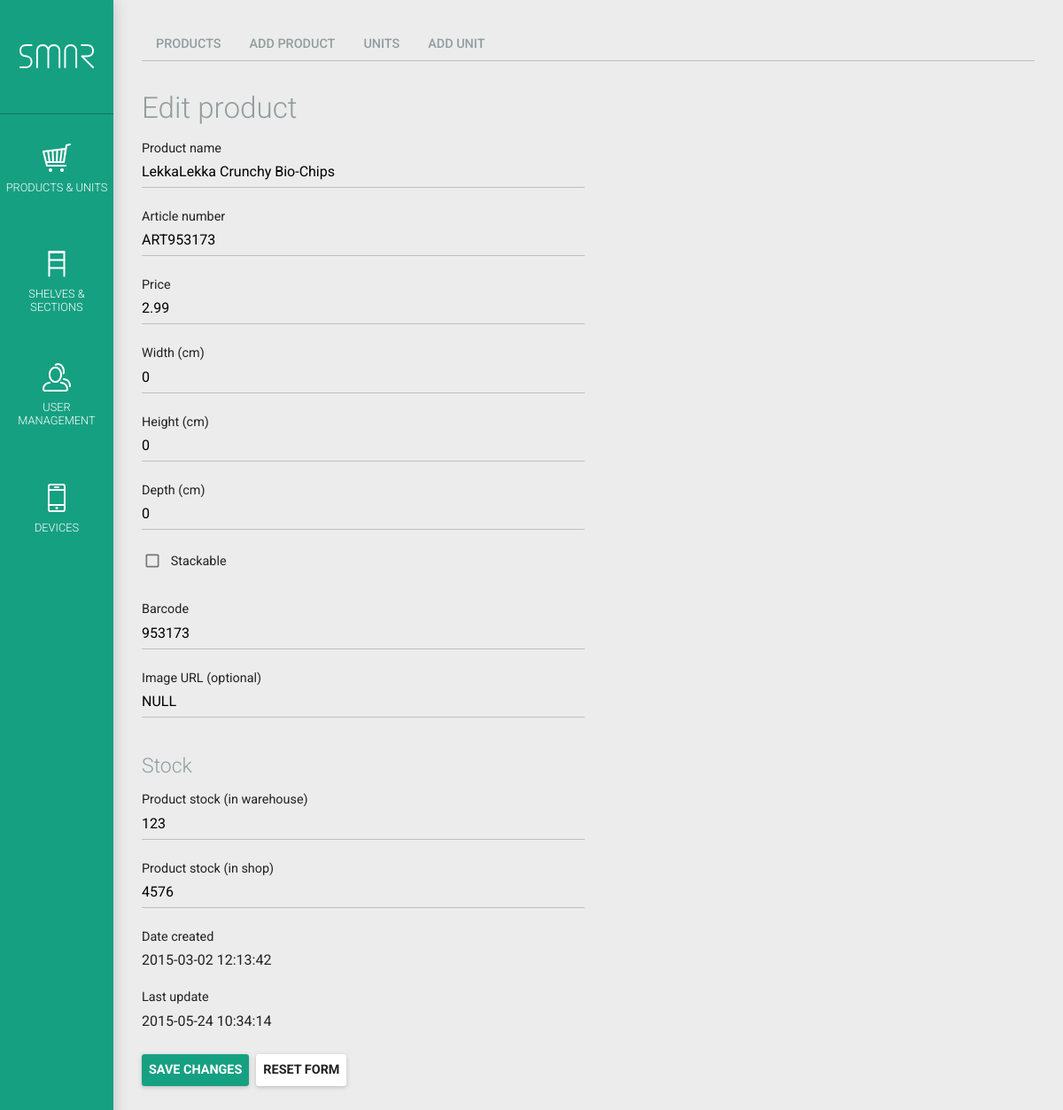
The app's page /index.php?page=products.php?subpage=editproduct&id=1 (signed in) with its own data.
### tables this page shows
CREATE TABLE IF NOT EXISTS `smar_stock` (
  `stock_id` int(10) unsigned NOT NULL AUTO_INCREMENT,
  `product_id` int(10) unsigned NOT NULL,
  `amount_warehouse` int(10) NOT NULL DEFAULT '0',
  `amount_shop` int(10) NOT NULL DEFAULT '0',
  `created` datetime DEFAULT NULL,
  `lastupdate` timestamp NOT NULL DEFAULT CURRENT_TIMESTAMP ON UPDATE CURRENT_TIMESTAMP,
  PRIMARY KEY (`stock_id`),
  UNIQUE KEY `product_id` (`product_id`)
);

CREATE TABLE IF NOT EXISTS `smar_product` (
  `product_id` int(10) unsigned NOT NULL AUTO_INCREMENT,
  `article_nr` varchar(30) DEFAULT NULL,
  `barcode` bigint(15) unsigned DEFAULT NULL,
  `name` varchar(100) DEFAULT NULL,
  `price` double NOT NULL DEFAULT '0',
	`size_x` int(3) unsigned NOT NULL DEFAULT '0',
  `size_y` int(3) NOT NULL DEFAULT '0',
  `size_z` int(3) NOT NULL DEFAULT '0',
	`stackable` tinyint(1) unsigned NOT NULL DEFAULT '0',
  `image` varchar(150) DEFAULT NULL,
  `created` datetime DEFAULT NULL,
  `lastupdate` timestamp NOT NULL DEFAULT CURRENT_TIMESTAMP ON UPDATE CURRENT_TIMESTAMP,
  PRIMARY KEY (`product_id`)
);

### _functions/_functions.php (called while the page is built, shortened)
<?php
class SMAR_MysqlConnect extends mysqli
{
    function dbquery($sql)
    {
			if(!($erg = $this->query($sql))) {
				echo "Error with SQL request, the statement: ".$sql." --- Fehlernummer ".$this->errno." ::: ".$this->error;
				return false;
			}
			return $erg;
    }
}
function smar_form_input($inputtext) {
	return str_replace('"',"'",strip_tags($inputtext));
}
?>

### products.php (the view, shortened to what this page needs)
<?php
require_once('_functions/_functions.php');
$self = 'products.php';
$subpage = isset($_GET['subpage']) ? $_GET['subpage'] : '';
require_once('inc_session_check.php');
if($_SESSION['loginRole'] < 10) {
	$SMAR_MESSAGES['error'][] = 'Insufficient permissions for products management';
	smar_print_messages($SMAR_MESSAGES); unset($SMAR_MESSAGES);
} else {
if(isset($_GET['smar_nav']) && $_GET['smar_nav'] == 'true') {
	?>
	<nav id="nav-page">
		<ul>
			<li><a href="<?php echo $self; ?>" <?php echo ($subpage == '') ? 'class="smar-active"' : ''; ?>>Products</a></li>
			<?php if($_SESSION['loginRole'] >= 2) { ?><li><a href="<?php echo $self.'?subpage=addproduct'; ?>" <?php echo ($subpage == 'addproduct') ? 'class="smar-active"' : ''; ?>>Add product</a></li><?php } ?>
			<li><a href="<?php echo $self.'?subpage=units'; ?>" <?php echo ($subpage == 'units') ? 'class="smar-active"' : ''; ?>>Units</a></li>
			<?php if($_SESSION['loginRole'] >= 2) { ?><li><a href="<?php echo $self.'?subpage=addunit'; ?>" <?php echo ($subpage == 'addunit') ? 'class="smar-active"' : ''; ?>>Add unit</a></li><?php } ?>
		</ul>
	</nav>
	<div id="smar-content-inner">
	<?php
}
switch($subpage) {
		?>
				<?php
	case 'editproduct':
		$page_action = 'edit';
		if(isset($_REQUEST['id']) && !empty($_REQUEST['id'])) {
			$formID = intval($_REQUEST['id']);
			if(isset($_POST['send_editproduct'])) {
				if(isset($_POST['form-product-name']) &&
					 isset($_POST['form-product-number']) &&
					 isset($_POST['form-product-price']) &&
					 isset($_POST['form-product-sizex']) &&
					 isset($_POST['form-product-sizey']) &&
					 isset($_POST['form-product-sizez']) &&
					 isset($_POST['form-product-barcode']) &&
					 isset($_POST['form-product-image']) &&
					 isset($_POST['form-product-stock-warehouse']) &&
					 isset($_POST['form-product-stock-shop'])
					) {
					$formName = strip_tags($_POST['form-product-name']);
					$formNumber = strip_tags($_POST['form-product-number']);
					$formPrice = doubleval(strip_tags($_POST['form-product-price']));
					$formSizeX = intval(strip_tags($_POST['form-product-sizex']));
					$formSizeY = intval(strip_tags($_POST['form-product-sizey']));
					$formSizeZ = intval(strip_tags($_POST['form-product-sizez']));
					$formBarcode = intval(strip_tags($_POST['form-product-barcode']));
					$formImage = empty($_POST['form-product-image']) ? strip_tags($_POST['form-product-image']) : 'NULL';
					$formStockWarehouse = empty($_POST['form-product-stock-warehouse']) ? '0' : intval(strip_tags($_POST['form-product-stock-warehouse']));
					$formStockShop = empty($_POST['form-product-stock-shop']) ? '0' : intval(strip_tags($_POST['form-product-stock-shop']));
					if(isset($_POST['form-product-stackable']))
						$formStackable = 1;
					else
						$formStackable = 0;
					if(!empty($_POST['form-product-name']) &&
						 !empty($_POST['form-product-number']) &&
						 !empty($_POST['form-product-price']) &&
						 !empty($_POST['form-product-barcode'])
						) {
						if(!(isset($SMAR_DB))) {
							$SMAR_DB = new SMAR_MysqlConnect();
						}
						$result = $SMAR_DB->dbquery("UPDATE ".SMAR_MYSQL_PREFIX."_product SET
																					name = '".$SMAR_DB->real_escape_string($formName)."',
																					article_nr = '".$SMAR_DB->real_escape_string($formNumber)."',
																					price = '".$SMAR_DB->real_escape_string($formPrice)."',
																					size_x = '".$SMAR_DB->real_escape_string($formSizeX)."',
																					size_y = '".$SMAR_DB->real_escape_string($formSizeY)."',
																					size_z = '".$SMAR_DB->real_escape_string($formSizeZ)."',
																					stackable = '".$SMAR_DB->real_escape_string($formStackable)."',
																					barcode = '".$SMAR_DB->real_escape_string($formBarcode)."',
																					image = '".$SMAR_DB->real_escape_string($formImage)."'
																					WHERE product_id = '".$SMAR_DB->real_escape_string($formID)."'");
						if($result === TRUE) {
							$SMAR_MESSAGES['success'][] = 'Changes for "'.$formName.'" were successfully saved.';
							$result2 = $SMAR_DB->dbquery("UPDATE ".SMAR_MYSQL_PREFIX."_stock SET
																					amount_warehouse = '".$SMAR_DB->real_escape_string($formStockWarehouse)."',
																					amount_shop = '".$SMAR_DB->real_escape_string($formStockShop)."'
																					WHERE product_id = '".$SMAR_DB->real_escape_string($formID)."'");
							if($result2 === TRUE) {
								$SMAR_MESSAGES['success'][] = 'Changes on stock for "'.$formName.'" were successfully saved.';
							} else {
								$SMAR_MESSAGES['error'][] = 'Inserting the changes on stock for product "'.$formName.'" into database failed.';
							}
						} else {
							$SMAR_MESSAGES['error'][] = 'Inserting the changes for product "'.$formName.'" into database failed.';
						}
					} else {
						$SMAR_MESSAGES['error'][] = 'Please fill in all required fields.';
					}
				}
			} else {
				$result = $SMAR_DB->dbquery("SELECT * FROM ".SMAR_MYSQL_PREFIX."_product p, ".SMAR_MYSQL_PREFIX."_stock s
																		WHERE p.product_id = '".$SMAR_DB->real_escape_string($formID)."'
																					AND s.product_id = p.product_id LIMIT 1");
				if($result->num_rows == 1) {
					$row = $result->fetch_array(MYSQLI_ASSOC);
					$formName = $row['name'];
					$formNumber = $row['article_nr'];
					$formPrice = $row['price'];
					$formSizeX = $row['size_x'];
					$formSizeY = $row['size_y'];
					$formSizeZ = $row['size_z'];
					$formBarcode = $row['barcode'];
					$formImage = $row['image'];
					$formStockWarehouse = $row['amount_warehouse'];
					$formStockShop = $row['amount_shop'];
					$formCreated = $row['created'];
					$formLastupdate = $row['lastupdate'];
				} else {
					$SMAR_MESSAGES['error'][] = 'No item was found for given ID '.smar_save_input($formID).'.';
				}
			}
		} else {
			$SMAR_MESSAGES['error'][] = 'No item ID was provided in URL parameters.';
		}
		?>
		<h1>Edit product</h1>
		<?php
	case 'addproduct':
		if($_SESSION['loginRole'] >= 2) {
			if($page_action == 'add' || $page_action == 'edit' && isset($formID)) {
				?>
				<form id="form-product" method="post" action="index.php?page=<?php echo urlencode($self.'?subpage='.$page_action.'product'); ?>">
					<div class="form-box swap-order">
						<input id="form-product-name" type="text" name="form-product-name" placeholder="Title or short description" value="<?php if(isset($formName)) echo smar_form_input($formName); ?>" />
						<label for="form-product-name">Product name</label>
					</div>
					<div class="form-box swap-order">
						<input id="form-product-number" type="text" name="form-product-number" placeholder="May contain non-numerical characters" value="<?php if(isset($formNumber)) echo smar_form_input($formNumber); ?>" />
						<label for="form-product-number">Article number</label>
					</div>
					<div class="form-box swap-order">
						<input id="form-product-price" type="text" name="form-product-price" placeholder="0.00" value="<?php if(isset($formPrice)) echo smar_form_input($formPrice); ?>" />
						<label for="form-product-price">Price</label>
					</div>
					<div class="form-box swap-order">
						<input id="form-product-sizex" type="text" name="form-product-sizex" placeholder="0" value="<?php if(isset($formSizeX)) echo smar_form_input($formSizeX); ?>" />
						<label for="form-product-sizex">Width (cm)</label>
					</div>
					<div class="form-box swap-order">
						<input id="form-product-sizey" type="text" name="form-product-sizey" placeholder="0" value="<?php if(isset($formSizeY)) echo smar_form_input($formSizeY); ?>" />
						<label for="form-product-sizey">Height (cm)</label>
					</div>
					<div class="form-box swap-order">
						<input id="form-product-sizez" type="text" name="form-product-sizez" placeholder="0" value="<?php if(isset($formSizeZ)) echo smar_form_input($formSizeZ); ?>" />
						<label for="form-product-sizez">Depth (cm)</label>
					</div>
					<div class="form-box swap-order">
						<label for="form-product-stackable">Stackable</label>
					</div>
					<div class="form-box swap-order">
						<input id="form-product-barcode" type="text" name="form-product-barcode" placeholder="0123456789" value="<?php if(isset($formBarcode)) echo smar_form_input($formBarcode); ?>" />
						<label for="form-product-barcode">Barcode</label>
					</div>
					<div class="form-box swap-order">
						<input id="form-product-image" type="text" name="form-product-image" placeholder="http://" value="<?php if(isset($formImage)) echo smar_form_input($formImage); ?>" />
						<label for="form-product-image">Image URL (optional)</label>
					</div>
					<h3>Stock</h3>
					<div class="form-box swap-order">
						<input id="form-product-stock-warehouse" type="text" name="form-product-stock-warehouse" placeholder="0" value="<?php if(isset($formStockWarehouse)) echo smar_form_input($formStockWarehouse); ?>" />
						<label for="form-product-stock-warehouse">Product stock (in warehouse)</label>
					</div>
					<div class="form-box swap-order">
						<input id="form-product-stock-shop" type="text" name="form-product-stock-shop" placeholder="0" value="<?php if(isset($formStockShop)) echo smar_form_input($formStockShop); ?>" />
						<label for="form-product-stock-shop">Product stock (in shop)</label>
					</div>
					<?php
					if($page_action == 'add') {
						echo '<input type="submit" value="Add product" name="send_addproduct" class="raised" />';
					} else {
						?>
						<div class="form-box">
							<span class="label">Date created</label>
							<span class="input"><?php echo isset($formCreated) ? smar_form_input($formCreated) : '&mdash;'; ?></label>
						</div>
						<div class="form-box">
								<span class="label">Last update</label>
								<span class="input"><?php echo isset($formLastupdate) ? smar_form_input($formLastupdate) : '&mdash;'; ?></label>
						</div>
						<input type="submit" value="Save changes" name="send_editproduct" class="raised" />
						<?php
					}
					?>
					<input type="reset" value="Reset form" name="reset" />
				</form>
				<?php
			}
		} else {
			$SMAR_MESSAGES['error'][] = 'Insufficient permissions for products management';
			smar_print_messages($SMAR_MESSAGES); unset($SMAR_MESSAGES);
		}
		break;
		?>
		<?php
}
if(isset($_GET['smar_nav']) && $_GET['smar_nav'] == 'true')
	echo '</div>';
}
?>

### css/smar.css (style rules this page uses)
html, body { width: 100vw; height: 100vh; margin: 0; padding: 0; background: #ECECEC; color: #222; font: 400 1em Roboto, "Helvetica Neue", Helvetica, Arial, sans-serif; line-height: 1.2; }
a { color: #16A082; text-decoration: none; outline: 0; transition: color .4s ease-out 0s; }
h1, h2, h3, h4, h5 { margin: 1.414em 0 .5em; font-weight: 300; color: #919D9E; }
h1 { margin-top: 1em; font-size: 2.074rem; }
h3 { font-size: 1.44rem; }
.form-box { margin: 1rem 0 .5rem; }
.swap-order { display: -webkit-flex; -webkit-flex-direction: column-reverse; display: flex; flex-direction: column-reverse; margin: 1rem 0 .5rem; }
label, .label { display: block; width: 100%; max-width: 500px; font-size: .9rem; color: #222; transition: color .4s ease-out 0s; }
input, select, textarea { font: 400 1rem 'Roboto'; -webkit-appearance: none; -moz-appearance: none; appearance: none; border: none; border-radius: 0; }
input:not([type="submit"]):not([type="reset"]), .input, select, textarea { display: block; box-sizing: border-box; width: 100%; max-width: 500px; padding: .5em 0; margin: 0 0 8px; border: 1px solid #BFBFBF; border-width: 0 0 1px; outline: none; font-size: 1rem; background: transparent none right center no-repeat; background-size: auto 80%; transition: border-color .4s ease-out 0s; }
.input { border: 0; }
input[type="checkbox"] + label, input[type="radio"] + label { cursor: pointer; line-height: 24px; }
input[type="checkbox"]:checked + label::before, input[type="checkbox"]:not(checked) + label::before, input[type="radio"]:checked + label::before, input[type="radio"]:not(checked) + label::before { content: ' '; position: relative; top: -1px; display: inline-block; width: 24px; height: 24px; margin-right: .6em; vertical-align: middle; background: url("../img/icon-checkbox.svg") center no-repeat; background-size: 20px auto; opacity: .5; transition: opacity .2s ease-out 0s; }
input[type="submit"], button, input[type="reset"] { min-width: 5.5rem; height: 2.25rem; margin: .75rem .25rem .75rem 0; padding: .5rem; border: 0; color: #222; background-color: #FFF; box-shadow: 0 .1rem .3rem #BFBFBF; border-radius: .2rem; text-transform: uppercase; font-weight: 700; font-size: .9rem; outline: none; transition: background-color .4s ease-out 0s; }
input[type="submit"].raised, button.raised, input[type="reset"].raised { background-color: #16A082; color: #FFF; }
nav#nav-page ul { display: -webkit-flex; -webkit-flex-flow: row wrap; display: flex; flex-flow: row wrap; padding: 0; margin: 0; border-bottom: 1px solid #BFBFBF; list-style: none; }
nav#nav-page ul li { margin-bottom: -2px; }
nav#nav-page ul li a { display: block; height: 2.25rem; padding: 0 1rem; margin-bottom: 1px; border-bottom: 1px solid #BFBFBF; line-height: 2.25rem; text-transform: uppercase; font-size: .9rem; font-weight: 500; color: #919D9E; transition: color .4s ease-out 0s, border-color .4s ease-out 0s; }

### records on screen
smar_stock: form-product-name "LekkaLekka Crunchy Bio-Chips", form-product-number "ART953173", form-product-price "2.99", form-product-sizex "0", form-product-sizey "0", form-product-sizez "0", form-product-barcode "953173", form-product-image "NULL", form-product-stock-warehouse "123", form-product-stock-shop "4576", created "2015-03-02 12:13:42", lastupdate "2015-05-24 10:34:14"
